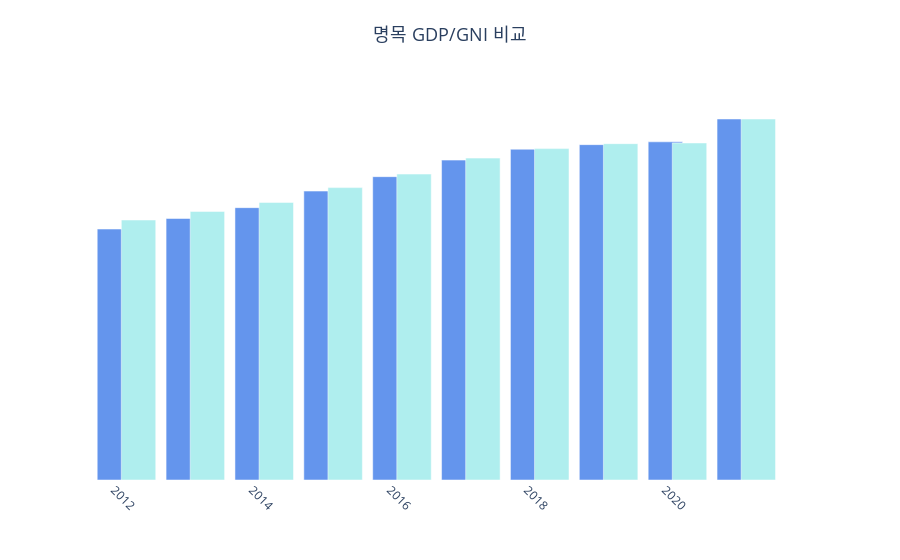

The notebook cell this image was saved under:
### Code cell
df_gdp = data_load('team03', 'GDP_economic_growth_rate')
df_gni = data_load('team03', 'GNI_per_capita')

df = pd.merge(df_gdp, df_gni, how='inner', on=None)
df['year'] = df['year'].astype(int)
df.set_index('year', inplace=True)
df = df.applymap(lambda x: x.replace(',', '')).astype(float)

fig = make_subplots(specs=[[{"secondary_y": True}]])

fig.add_trace(go.Bar(x=df.index, y=df['nominal_GDP'], name="명목 GDP", width = 0.5,
                     marker_color='cornflowerblue', yaxis='y1'))
fig.add_trace(go.Bar(x=df.index, y=df['nominal_GNI_per_capita'], name="명목 GNI", offset = 0.1, width = 0.5,
                     marker_color='paleturquoise', yaxis='y2'))

fig.update_layout(title={'text': '명목 GDP/GNI 비교', 'font_size': 18, 'y': 0.95, 'x': 0.5,
                         'xanchor': 'center', 'yanchor': 'top'}, template='plotly_white', showlegend=False,
                  xaxis_showgrid=False, yaxis_showgrid=False)
fig.update_xaxes(title_text="", tickangle = 45)
fig.update_yaxes(visible=False, showticklabels=False)

fig.show()

### Figure 1 — Plotly figure (JSON) as saved in the notebook; plotly's stock layout.template omitted (floating-point values rounded to 4 significant figures)
{"data": [{"marker": {"color": "cornflowerblue"}, "name": "명목 GDP", "type": "bar", "width": 0.5, "x": [2012, 2013, 2014, 2015, 2016, 2017, 2018, 2019, 2020, 2021], "y": [1440000.0, 1501000.0, 1563000.0, 1658000.0, 1741000.0, 1836000.0, 1898000.0, 1924000.0, 1941000.0, 2071658], "yaxis": "y"}, {"marker": {"color": "paleturquoise"}, "name": "명목 GNI", "offset": 0.1, "type": "bar", "width": 0.5, "x": [2012, 2013, 2014, 2015, 2016, 2017, 2018, 2019, 2020, 2021], "y": [2899, 2995, 3095, 3260, 3411, 3589, 3695, 3750, 3758, 4025], "yaxis": "y2"}], "layout": {"showlegend": false, "title": {"font": {"size": 18}, "text": "명목 GDP/GNI 비교", "x": 0.5, "xanchor": "center", "y": 0.95, "yanchor": "top"}, "xaxis": {"anchor": "y", "domain": [0, 0.94], "showgrid": false, "tickangle": 45, "title": {"text": ""}}, "yaxis": {"anchor": "x", "domain": [0, 1], "showgrid": false, "showticklabels": false, "visible": false}, "yaxis2": {"anchor": "x", "overlaying": "y", "showticklabels": false, "side": "right", "visible": false}}}
